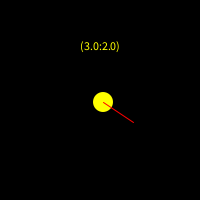
Frame 1 (no input)
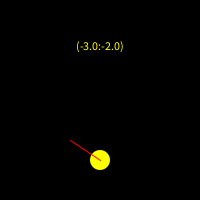
Frame 60 (the mouse pressed at the canvas centre just before this capture)
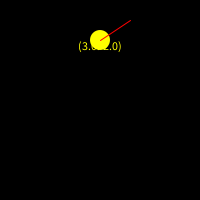
Frame 120 (the mouse held since frame 60 and released just before this capture)

The Processing sketch that drew these frames (run headless with seeded random() and noise(); from frame 60 on, the mouse is pressed at the canvas centre):

// Processing sketch: Aufgabe_4_2_f
// ── Aufgabe_4_2_f.pde
PVector move;
PVector pos;
boolean bounced;

void setup() {
  size(200, 200);
  move = new PVector(int(random(1, 5)), int(random(1, 5)));
  pos = new PVector(width/2, height/2);
  fill(#ffff00);
  textAlign(CENTER);
}

void draw() {

  //general movement
  pos = pos.add(move);
  bounced = false;

  // wall bounce
  if (pos.x <= 10 || pos.x >= 190 ) {
    move.x = move.x * -1;
    bounced = true;
  }
  if (pos.y <= 10 || pos.y >= 190) {
    move.y = move.y * -1;
    bounced = true;
  }
  //Mouse collision
  if (!bounced) {
    
  }

  background(0);
  //draw ball
  noStroke();
  ellipse(pos.x, pos.y, 20, 20);
  stroke(#ff0000);
  line(pos.x, pos.y, pos.x + (move.x * 10), pos.y + (move.y * 10));
  text("(" + move.x + ":" + move.y + ")", width/2, 50);
}

void keyPressed() {
  if (keyCode == ' ') {
    move.set(int(random(1, 5)), int(random(1, 5)));
    pos.set(width/2, height/2);
  } else if (keyCode == UP) {
    move.x +=1;
  } else if (keyCode == DOWN) {
    move.x -=1;
  } else if (keyCode == LEFT) {
    move.y -=1;
  } else if (keyCode == RIGHT) {
    move.y +=1;
  } 
  
}
